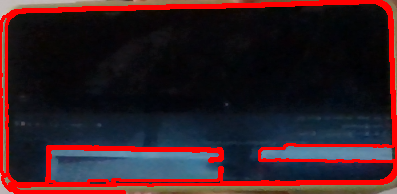
#> input picture Client/Crops/CROP_FOLDER_DAY_19_05_2022_HOUR_10_23_31/4.png, 397 x 194 px, given in place of the camera
$ python clientMain.py
#> lines starting #> are read from the running program, lines starting #| are printed output that depends on the picture; after the words box and inside, x2 and y2 are one past the last pixel; in counts of white or black regions, pixels touching at a corner belong together
#> further down, imagen is the input picture: shape (194, 397, 3); mean B, G, R 34.7, 29.4, 52.5
import cv2
import numpy as np
import os

from datetime import datetime
from clientHTTP import ClientHTTP
from Cutter import Cut
from Encoder import Encoder

nameWindow = "Calculadora"
idNum = 0
fecha = datetime.now()
idCarpeta = 'Crops\\' + 'CROP_FOLDER_' + fecha.strftime('DAY_%d_%m_%Y_HOUR_%H_%M_%S')
urlServer = 'http://flaskPrueba.juan_sebastian3.repl.co/predict'
# Crear la carpeta
os.mkdir(idCarpeta)


def nothing(x):
    pass


def constructorVentana():
    cv2.namedWindow(nameWindow)
    cv2.createTrackbar("min", nameWindow, 150, 255, nothing)
    cv2.createTrackbar("max", nameWindow, 240, 255, nothing)
    cv2.createTrackbar("kernel", nameWindow, 0, 100, nothing)
    cv2.createTrackbar("areaMin", nameWindow, 5000, 80000, nothing)
    cv2.createTrackbar("areaMax", nameWindow, 110000, 150000, nothing)


def calcularAreas(figuras):
    areas = []
    for figuraActual in figuras:
        areas.append(cv2.contourArea(figuraActual))
    return areas


def detectarForma(imagen):
    imagenGris = cv2.cvtColor(imagen, cv2.COLOR_BGR2GRAY)
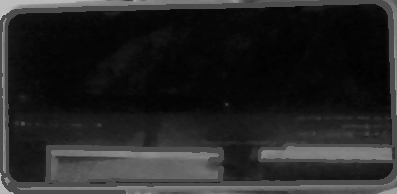
#> imagenGris: shape (194, 397); min 1, max 201, mean 36.8
    # imagenHSV = cv2.cvtColor(imagen,cv2.COLOR_BGR2HSV)
    # cv2.imshow("GRIS", imagenGris)
    # cv2.imshow("HSV",imagenHSV)

    min = cv2.getTrackbarPos("min", nameWindow)
    max = cv2.getTrackbarPos("max", nameWindow)

    bordes = cv2.Canny(imagenGris, min, max)
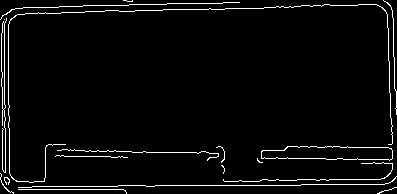
#> bordes: shape (194, 397); 3.7% white in thin lines or dots

    tamañoKernel = cv2.getTrackbarPos("kernel", nameWindow)
    kernel = np.ones((tamañoKernel, tamañoKernel), np.uint8)
    bordes = cv2.dilate(bordes, kernel)
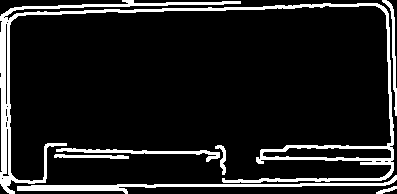
#> bordes: shape (194, 397); 11.4% white; 7 white regions

    # [9 lines of commented-out code are left out]
    figuras, jerarquia = cv2.findContours(bordes, cv2.RETR_TREE, cv2.CHAIN_APPROX_SIMPLE)
#> figuras = 19 contours, 9 with area under 20; largest, box (x1, y1, x2, y2) and area: (0, 0, 394, 194) 5715, (262, 147, 392, 159) 1149, (17, 175, 397, 194) 1100, (56, 148, 220, 162) 410, (382, 0, 397, 116) 236; jerarquia = 19 rows, first 6: [1, -1, -1, -1], [2, 0, -1, -1], [3, 1, -1, -1], [4, 2, -1, -1], [5, 3, -1, -1], [6, 4, -1, -1]

    areas = calcularAreas(figuras)
#> the loop in calcularAreas, `for figuraActual in figuras:` made 19 passes
#> figuraActual on passes 8, 16, 18, 19: [[1, 178], [2, 177], [3, 178], [2, 179]], [[6, 106], [7, 105], [8, 106], [7, 107]], [[6, 22], [7, 21], [8, 22], [7, 23]], [[3, 17], [4, 16], [5, 17], [4, 18]]
#> after the loop in calcularAreas, `for figuraActual in figuras:`: areas = [49.5, 1099.5, 164, 410, 95.5, 236.5, 5715, 2, 6, 10, 1149, 107, 10, 8, 14, 2, 160, 2, 2]
    areaMin = cv2.getTrackbarPos("areaMin", nameWindow)
#> areaMin = 5000
    areaMax = cv2.getTrackbarPos("areaMax", nameWindow)
#> areaMax = 110000
    i = 0

    ROIsResult = []
    for figuraActual in figuras:

        if areaMin <= areas[i] <= areaMax:
            vertices = cv2.approxPolyDP(figuraActual, 0.05 * cv2.arcLength(figuraActual, True), True)
            if len(vertices) == 4:
                ROIsResult.append(figuraActual)
                mensaje = 'cuadrado'
                cv2.putText(imagen, mensaje, (10, 70), cv2.FONT_HERSHEY_SIMPLEX, 1, (0, 255, 0), 2, cv2.LINE_AA)
                cv2.drawContours(imagen, [figuraActual], 0, (0, 0, 255), 2)
        i += 1
#> this loop made 19 passes
#> after the loop, ROIsResult = []; i = 19
    return imagen, ROIsResult[:1]

# Apertura de la cámara
video = cv2.VideoCapture(1)
bandera = True
constructorVentana()

def recortarImagen(image, contours, idCarpeta, idNum):
    recortador = Cut()
    return recortador.crop(image, contours, idCarpeta, idNum)

while bandera:
    _, imagen = video.read()
    imagenCopia = np.copy(imagen)
    imagenContornos, countoursResultado = detectarForma(imagen)
#> countoursResultado = []
    cv2.imshow("WebCam", imagenContornos)
    # Para programa
    k = cv2.waitKey(5) & 0xFF
#> (key Esc is pressed here)
    if k == 27:
        bandera = False
    # Revisar si se apreta la tecla "c"
    elif k == 99:
        idNum = recortarImagen(imagenCopia, countoursResultado, idCarpeta, idNum)
    # Revisar si se apreta la tecla "e"
    elif k == 101:
        clienteHTTP = ClientHTTP()
        encoder = Encoder()
        imagenesCodificadas = encoder.EncoderBase64FromFolder(idCarpeta)
        jsonPrueba = {"id_client": "Client01", "images": imagenesCodificadas, "models": ["CNN", "NN"]}
        print(jsonPrueba)
        print(clienteHTTP.postJson(urlServer, jsonPrueba).text)

video.release()
cv2.destroyAllWindows()

$ run again, on Client/Crops/CROP_FOLDER_DAY_19_05_2022_HOUR_10_23_31/5.png
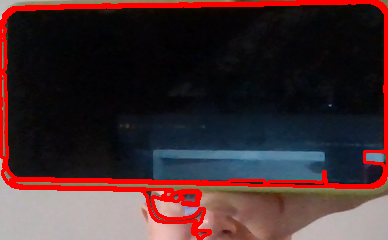
#> input picture Client/Crops/CROP_FOLDER_DAY_19_05_2022_HOUR_10_23_31/5.png, 388 x 240 px, given in place of the camera
#> imagen is the input picture: shape (240, 388, 3); mean B, G, R 46.8, 44.8, 67.4
#> in detectarForma, `bordes = cv2.Canny(imagenGris, min, max)`:
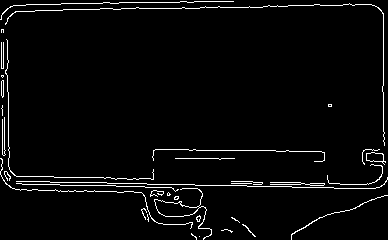
#> bordes: shape (240, 388); 3.4% white in thin lines or dots
#> in detectarForma, `bordes = cv2.dilate(bordes, kernel)`:
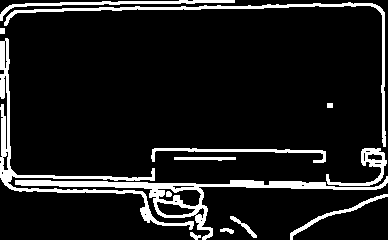
#> bordes: shape (240, 388); 10.6% white; 14 white regions
#> figuras = 30 contours, 9 with area under 20; largest, box (x1, y1, x2, y2) and area: (15, 176, 388, 240) 3234, (0, 38, 194, 230) 1928, (4, 2, 386, 147) 1146, (326, 148, 387, 186) 544, (0, 0, 235, 21) 518; jerarquia = 30 rows, first 6: [1, -1, -1, -1], [2, 0, -1, -1], [3, 1, -1, -1], [4, 2, -1, -1], [14, 3, 5, -1], [6, -1, -1, 4]
#> the loop in calcularAreas, `for figuraActual in figuras:` made 30 passes
#> figuraActual on passes 6, 22, 24, 28: [[200, 220], [201, 219], [202, 220], [201, 221]], [[327, 103], [327, 107], [332, 107], [332, 103]], [[144, 214], [145, 213], [146, 214], [145, 215]], [[0, 28], [0, 33], [4, 33], [4, 28]]
#> after the loop in calcularAreas, `for figuraActual in figuras:`: areas = 30 values, max 3234 at index 4, min 2 at index 5, mean 320.6
#> areaMin = 5000
#> areaMax = 110000
#> the loop in detectarForma, `for figuraActual in figuras: ` made 30 passes
#> after the loop in detectarForma, `for figuraActual in figuras:`: ROIsResult = []; i = 30
#> countoursResultado = []

$ run again, on Client/Crops/CROP_FOLDER_DAY_19_05_2022_HOUR_10_23_31/6.png
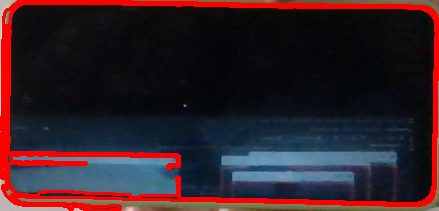
#> input picture Client/Crops/CROP_FOLDER_DAY_19_05_2022_HOUR_10_23_31/6.png, 439 x 211 px, given in place of the camera
#> imagen is the input picture: shape (211, 439, 3); mean B, G, R 38.6, 32, 51
#> in detectarForma, `bordes = cv2.Canny(imagenGris, min, max)`:
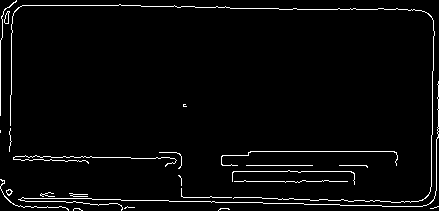
#> bordes: shape (211, 439); 3.2% white in thin lines or dots
#> in detectarForma, `bordes = cv2.dilate(bordes, kernel)`:
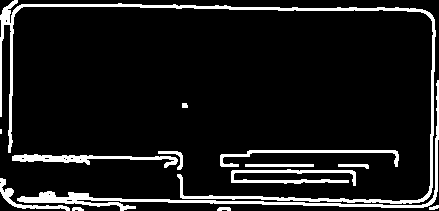
#> bordes: shape (211, 439); 9.9% white; 14 white regions (1 under 20 px)
#> figuras = 23 contours, 11 with area under 20; largest, box (x1, y1, x2, y2) and area: (0, 0, 436, 204) 2501, (17, 80, 439, 211) 1575, (12, 154, 178, 168) 678, (231, 169, 356, 186) 564, (220, 150, 399, 167) 460; jerarquia = 23 rows, first 6: [1, -1, -1, -1], [2, 0, -1, -1], [3, 1, -1, -1], [4, 2, -1, -1], [5, 3, -1, -1], [6, 4, -1, -1]
#> the loop in calcularAreas, `for figuraActual in figuras:` made 23 passes
#> figuraActual on passes 7, 9, 10, 12, 17, 21: [[245, 164], [245, 166], [313, 166], [313, 164]], [[79, 159], [80, 158], [81, 159], [80, 160]], [[65, 159], [66, 158], [67, 159], [66, 160]], [[63, 158], [64, 157], [65, 158], [64, 159]], [[0, 129], [0, 133], [1, 133], [1, 129]], [[48, 194], [49, 193], [50, 194], [49, 195]]
#> after the loop in calcularAreas, `for figuraActual in figuras:`: areas = [31.5, 25.5, 22, 296, 563.5, 65.5, 136, 678.5, 2, 2, 4, 2, 8, 4, 89, 460.5, 4, 18.5, 1575, 10, 2, 2501, 4]
#> areaMin = 5000
#> areaMax = 110000
#> the loop in detectarForma, `for figuraActual in figuras: ` made 23 passes
#> after the loop in detectarForma, `for figuraActual in figuras:`: ROIsResult = []; i = 23
#> countoursResultado = []
